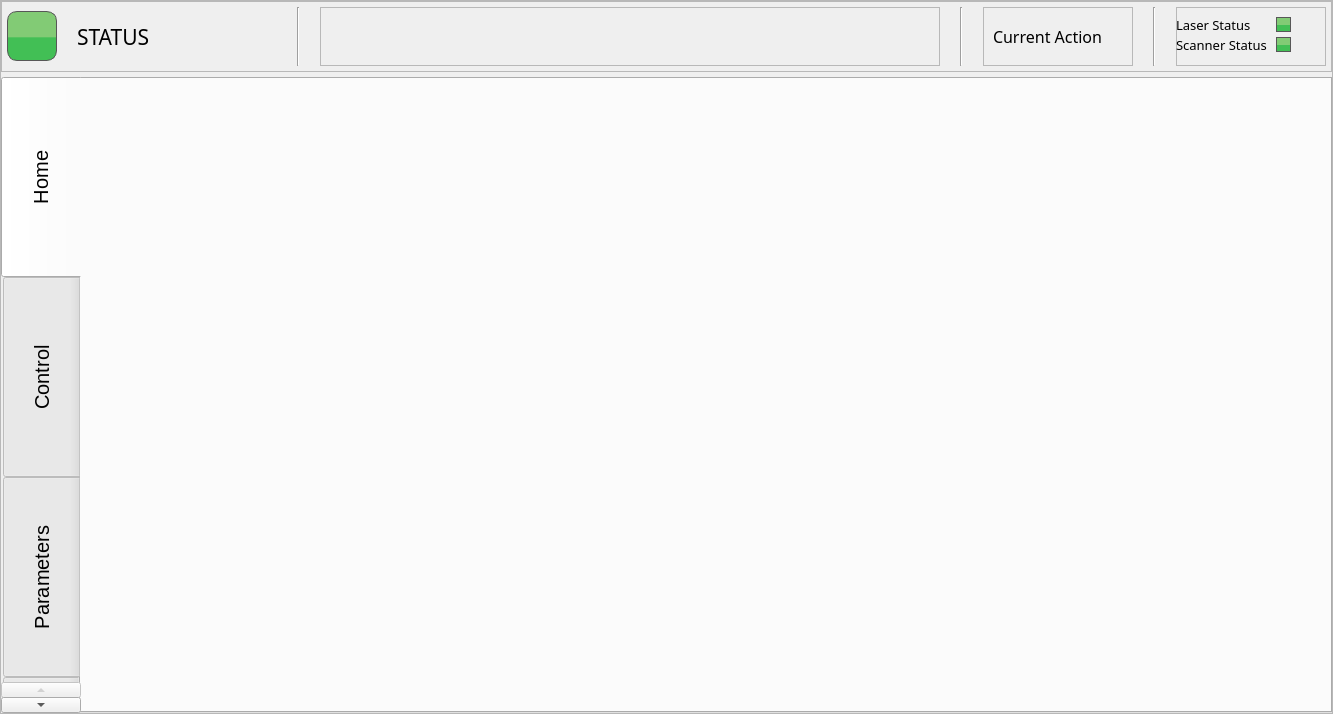
<?xml version="1.0" encoding="UTF-8"?>
<ui version="4.0">
 <class>Form</class>
 <widget class="QWidget" name="Form">
  <property name="geometry">
   <rect>
    <x>0</x>
    <y>0</y>
    <width>1333</width>
    <height>714</height>
   </rect>
  </property>
  <property name="windowTitle">
   <string>Form</string>
  </property>
  <layout class="QVBoxLayout" name="verticalLayout">
   <property name="spacing">
    <number>0</number>
   </property>
   <property name="leftMargin">
    <number>0</number>
   </property>
   <property name="topMargin">
    <number>0</number>
   </property>
   <property name="rightMargin">
    <number>0</number>
   </property>
   <property name="bottomMargin">
    <number>0</number>
   </property>
   <item>
    <widget class="QFrame" name="frame">
     <property name="frameShape">
      <enum>QFrame::StyledPanel</enum>
     </property>
     <property name="frameShadow">
      <enum>QFrame::Raised</enum>
     </property>
     <layout class="QVBoxLayout" name="verticalLayout_2">
      <property name="spacing">
       <number>5</number>
      </property>
      <property name="leftMargin">
       <number>0</number>
      </property>
      <property name="topMargin">
       <number>0</number>
      </property>
      <property name="rightMargin">
       <number>0</number>
      </property>
      <property name="bottomMargin">
       <number>0</number>
      </property>
      <item>
       <widget class="QFrame" name="frame_2">
        <property name="minimumSize">
         <size>
          <width>0</width>
          <height>71</height>
         </size>
        </property>
        <property name="maximumSize">
         <size>
          <width>16777215</width>
          <height>71</height>
         </size>
        </property>
        <property name="styleSheet">
         <string notr="true"/>
        </property>
        <property name="frameShape">
         <enum>QFrame::StyledPanel</enum>
        </property>
        <property name="frameShadow">
         <enum>QFrame::Raised</enum>
        </property>
        <layout class="QHBoxLayout" name="horizontalLayout" stretch="0,0,0,0,0,0,0,0">
         <property name="spacing">
          <number>20</number>
         </property>
         <property name="leftMargin">
          <number>5</number>
         </property>
         <property name="topMargin">
          <number>5</number>
         </property>
         <property name="rightMargin">
          <number>5</number>
         </property>
         <property name="bottomMargin">
          <number>5</number>
         </property>
         <item>
          <widget class="QLabel" name="printerStatusColour">
           <property name="minimumSize">
            <size>
             <width>50</width>
             <height>50</height>
            </size>
           </property>
           <property name="maximumSize">
            <size>
             <width>50</width>
             <height>50</height>
            </size>
           </property>
           <property name="font">
            <font>
             <family>Gotham</family>
             <pointsize>16</pointsize>
             <weight>50</weight>
             <bold>false</bold>
             <underline>false</underline>
             <strikeout>false</strikeout>
            </font>
           </property>
           <property name="styleSheet">
            <string notr="true">     border: 1px solid rgb(87, 87, 87);
	border-radius: 10px;
	background-color: qlineargradient(spread:pad, x1:0, y1:0.523, x2:0, y2:0.534, stop:0 rgba(130, 203, 117, 255), stop:1 rgba(66, 191, 85, 255));</string>
           </property>
           <property name="text">
            <string/>
           </property>
           <property name="alignment">
            <set>Qt::AlignCenter</set>
           </property>
          </widget>
         </item>
         <item>
          <widget class="QLabel" name="printerStatus">
           <property name="minimumSize">
            <size>
             <width>200</width>
             <height>0</height>
            </size>
           </property>
           <property name="font">
            <font>
             <family>Gotham</family>
             <pointsize>16</pointsize>
             <weight>50</weight>
             <bold>false</bold>
             <underline>false</underline>
             <strikeout>false</strikeout>
            </font>
           </property>
           <property name="styleSheet">
            <string notr="true">
background-color: rgba(255, 255, 255, 0);</string>
           </property>
           <property name="text">
            <string>STATUS</string>
           </property>
           <property name="scaledContents">
            <bool>true</bool>
           </property>
           <property name="alignment">
            <set>Qt::AlignLeading|Qt::AlignLeft|Qt::AlignVCenter</set>
           </property>
           <property name="wordWrap">
            <bool>true</bool>
           </property>
          </widget>
         </item>
         <item>
          <widget class="Line" name="line_3">
           <property name="orientation">
            <enum>Qt::Vertical</enum>
           </property>
          </widget>
         </item>
         <item>
          <widget class="QFrame" name="frame_5">
           <property name="frameShape">
            <enum>QFrame::StyledPanel</enum>
           </property>
           <property name="frameShadow">
            <enum>QFrame::Raised</enum>
           </property>
           <layout class="QVBoxLayout" name="verticalLayout_3">
            <item>
             <widget class="QLabel" name="label">
              <property name="minimumSize">
               <size>
                <width>600</width>
                <height>40</height>
               </size>
              </property>
              <property name="maximumSize">
               <size>
                <width>600</width>
                <height>40</height>
               </size>
              </property>
              <property name="text">
               <string/>
              </property>
              <property name="pixmap">
               <pixmap resource="../resources/resource.qrc">:/Logos &amp; Branding/img/Logos/control_center_logo_black.png</pixmap>
              </property>
              <property name="scaledContents">
               <bool>true</bool>
              </property>
             </widget>
            </item>
           </layout>
          </widget>
         </item>
         <item>
          <widget class="Line" name="line_2">
           <property name="orientation">
            <enum>Qt::Vertical</enum>
           </property>
          </widget>
         </item>
         <item>
          <widget class="QFrame" name="frame_4">
           <property name="minimumSize">
            <size>
             <width>150</width>
             <height>0</height>
            </size>
           </property>
           <property name="frameShape">
            <enum>QFrame::StyledPanel</enum>
           </property>
           <property name="frameShadow">
            <enum>QFrame::Raised</enum>
           </property>
           <widget class="QLabel" name="currentActionLabel">
            <property name="geometry">
             <rect>
              <x>10</x>
              <y>0</y>
              <width>131</width>
              <height>59</height>
             </rect>
            </property>
            <property name="minimumSize">
             <size>
              <width>100</width>
              <height>0</height>
             </size>
            </property>
            <property name="font">
             <font>
              <family>Gotham</family>
              <pointsize>12</pointsize>
              <weight>50</weight>
              <bold>false</bold>
              <underline>false</underline>
              <strikeout>false</strikeout>
             </font>
            </property>
            <property name="styleSheet">
             <string notr="true">
background-color: rgba(255, 255, 255, 0);</string>
            </property>
            <property name="text">
             <string>Current Action</string>
            </property>
            <property name="scaledContents">
             <bool>true</bool>
            </property>
            <property name="alignment">
             <set>Qt::AlignLeading|Qt::AlignLeft|Qt::AlignVCenter</set>
            </property>
            <property name="wordWrap">
             <bool>true</bool>
            </property>
           </widget>
          </widget>
         </item>
         <item>
          <widget class="Line" name="line">
           <property name="orientation">
            <enum>Qt::Vertical</enum>
           </property>
          </widget>
         </item>
         <item>
          <widget class="QFrame" name="frame_3">
           <property name="sizePolicy">
            <sizepolicy hsizetype="Minimum" vsizetype="Minimum">
             <horstretch>0</horstretch>
             <verstretch>0</verstretch>
            </sizepolicy>
           </property>
           <property name="minimumSize">
            <size>
             <width>150</width>
             <height>0</height>
            </size>
           </property>
           <property name="frameShape">
            <enum>QFrame::StyledPanel</enum>
           </property>
           <property name="frameShadow">
            <enum>QFrame::Raised</enum>
           </property>
           <widget class="QLabel" name="laserStatus">
            <property name="geometry">
             <rect>
              <x>0</x>
              <y>10</y>
              <width>100</width>
              <height>16</height>
             </rect>
            </property>
            <property name="minimumSize">
             <size>
              <width>100</width>
              <height>0</height>
             </size>
            </property>
            <property name="font">
             <font>
              <family>Gotham</family>
              <pointsize>10</pointsize>
              <weight>50</weight>
              <bold>false</bold>
              <underline>false</underline>
              <strikeout>false</strikeout>
             </font>
            </property>
            <property name="styleSheet">
             <string notr="true">
background-color: rgba(255, 255, 255, 0);</string>
            </property>
            <property name="text">
             <string>Laser Status</string>
            </property>
            <property name="scaledContents">
             <bool>true</bool>
            </property>
            <property name="alignment">
             <set>Qt::AlignLeading|Qt::AlignLeft|Qt::AlignVCenter</set>
            </property>
            <property name="wordWrap">
             <bool>true</bool>
            </property>
           </widget>
           <widget class="QLabel" name="scannerStatus">
            <property name="geometry">
             <rect>
              <x>0</x>
              <y>30</y>
              <width>100</width>
              <height>16</height>
             </rect>
            </property>
            <property name="minimumSize">
             <size>
              <width>100</width>
              <height>0</height>
             </size>
            </property>
            <property name="font">
             <font>
              <family>Gotham</family>
              <pointsize>10</pointsize>
              <weight>50</weight>
              <bold>false</bold>
              <underline>false</underline>
              <strikeout>false</strikeout>
             </font>
            </property>
            <property name="styleSheet">
             <string notr="true">
background-color: rgba(255, 255, 255, 0);</string>
            </property>
            <property name="text">
             <string>Scanner Status</string>
            </property>
            <property name="scaledContents">
             <bool>true</bool>
            </property>
            <property name="alignment">
             <set>Qt::AlignLeading|Qt::AlignLeft|Qt::AlignVCenter</set>
            </property>
            <property name="wordWrap">
             <bool>true</bool>
            </property>
           </widget>
           <widget class="QLabel" name="scannerStatusColour">
            <property name="geometry">
             <rect>
              <x>100</x>
              <y>30</y>
              <width>15</width>
              <height>15</height>
             </rect>
            </property>
            <property name="minimumSize">
             <size>
              <width>15</width>
              <height>15</height>
             </size>
            </property>
            <property name="maximumSize">
             <size>
              <width>15</width>
              <height>15</height>
             </size>
            </property>
            <property name="font">
             <font>
              <family>Gotham</family>
              <pointsize>16</pointsize>
              <weight>50</weight>
              <bold>false</bold>
              <underline>false</underline>
              <strikeout>false</strikeout>
             </font>
            </property>
            <property name="styleSheet">
             <string notr="true">     border: 1px solid rgb(87, 87, 87);
	background-color: qlineargradient(spread:pad, x1:0, y1:0.523, x2:0, y2:0.534, stop:0 rgba(130, 203, 117, 255), stop:1 rgba(66, 191, 85, 255));</string>
            </property>
            <property name="text">
             <string/>
            </property>
            <property name="alignment">
             <set>Qt::AlignCenter</set>
            </property>
           </widget>
           <widget class="QLabel" name="laserStatusColour">
            <property name="geometry">
             <rect>
              <x>100</x>
              <y>10</y>
              <width>15</width>
              <height>15</height>
             </rect>
            </property>
            <property name="minimumSize">
             <size>
              <width>15</width>
              <height>15</height>
             </size>
            </property>
            <property name="maximumSize">
             <size>
              <width>15</width>
              <height>15</height>
             </size>
            </property>
            <property name="font">
             <font>
              <family>Gotham</family>
              <pointsize>16</pointsize>
              <weight>50</weight>
              <bold>false</bold>
              <underline>false</underline>
              <strikeout>false</strikeout>
             </font>
            </property>
            <property name="styleSheet">
             <string notr="true">     border: 1px solid rgb(87, 87, 87);
	background-color: qlineargradient(spread:pad, x1:0, y1:0.523, x2:0, y2:0.534, stop:0 rgba(130, 203, 117, 255), stop:1 rgba(66, 191, 85, 255));</string>
            </property>
            <property name="text">
             <string/>
            </property>
            <property name="alignment">
             <set>Qt::AlignCenter</set>
            </property>
           </widget>
          </widget>
         </item>
        </layout>
       </widget>
      </item>
      <item>
       <widget class="QTabWidget" name="tabWidget">
        <property name="font">
         <font>
          <pointsize>15</pointsize>
         </font>
        </property>
        <property name="styleSheet">
         <string notr="true">QTabBar::tab {
    width: 80%;  /* Adjust the percentage as needed */
    height: 200%;  /* Adjust the percentage as needed */


}</string>
        </property>
        <property name="tabPosition">
         <enum>QTabWidget::West</enum>
        </property>
        <property name="tabShape">
         <enum>QTabWidget::Rounded</enum>
        </property>
        <property name="currentIndex">
         <number>0</number>
        </property>
        <property name="iconSize">
         <size>
          <width>40</width>
          <height>40</height>
         </size>
        </property>
        <widget class="QWidget" name="home_tab">
         <attribute name="icon">
          <iconset resource="../resources/resource.qrc">
           <normaloff>:/Icons/img/icons/house.png</normaloff>:/Icons/img/icons/house.png</iconset>
         </attribute>
         <attribute name="title">
          <string>Home</string>
         </attribute>
        </widget>
        <widget class="QWidget" name="control_tab">
         <attribute name="icon">
          <iconset resource="../resources/resource.qrc">
           <normaloff>:/Icons/img/icons/Motion.png</normaloff>:/Icons/img/icons/Motion.png</iconset>
         </attribute>
         <attribute name="title">
          <string>Control</string>
         </attribute>
        </widget>
        <widget class="QWidget" name="parameters_tab">
         <attribute name="icon">
          <iconset resource="../resources/resource.qrc">
           <normaloff>:/Icons/img/icons/settings-1.png</normaloff>:/Icons/img/icons/settings-1.png</iconset>
         </attribute>
         <attribute name="title">
          <string>Parameters</string>
         </attribute>
        </widget>
        <widget class="QWidget" name="settings_tab">
         <attribute name="icon">
          <iconset resource="../resources/resource.qrc">
           <normaloff>:/Icons/img/icons/settings.png</normaloff>:/Icons/img/icons/settings.png</iconset>
         </attribute>
         <attribute name="title">
          <string>Settings</string>
         </attribute>
        </widget>
       </widget>
      </item>
     </layout>
    </widget>
   </item>
  </layout>
 </widget>
 <resources>
  <include location="../resources/resource.qrc"/>
 </resources>
 <connections/>
</ui>
